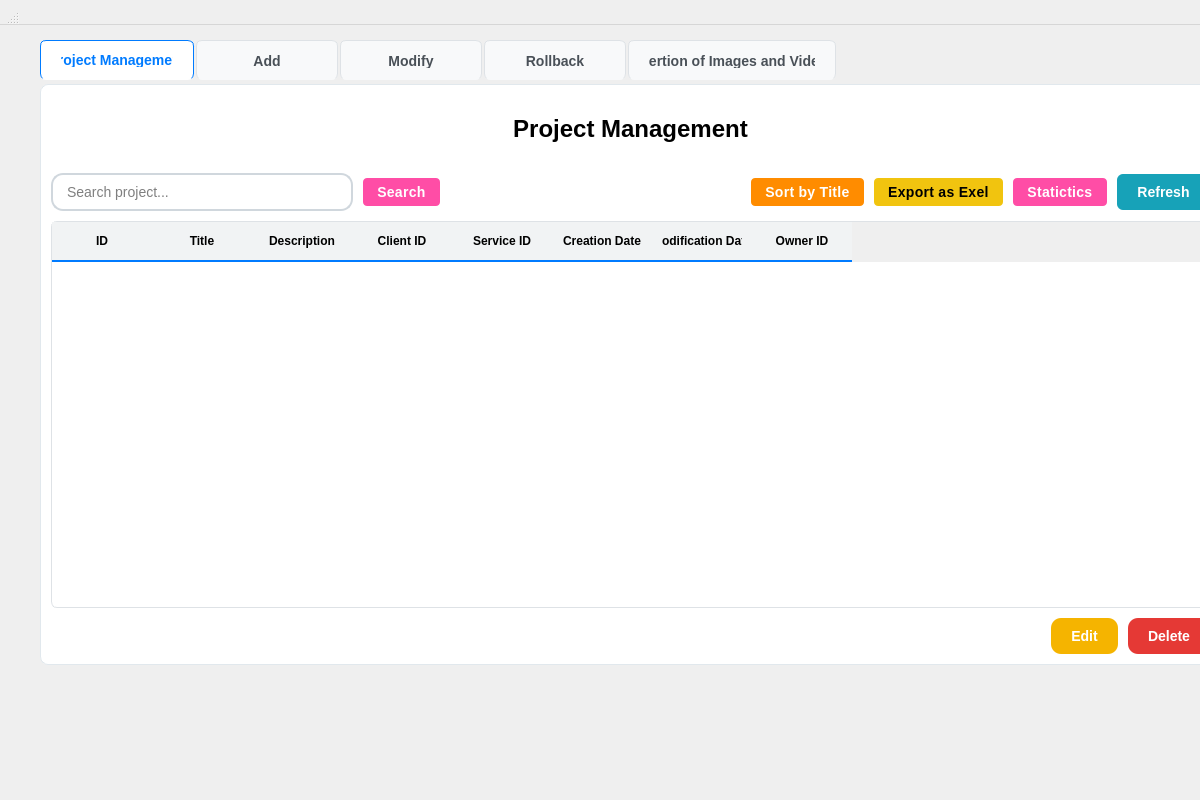
<?xml version="1.0" encoding="UTF-8"?>
<ui version="4.0">
 <class>ProjectWidget</class>
 <widget class="QWidget" name="ProjectWidget">
  <property name="geometry">
   <rect>
    <x>0</x>
    <y>0</y>
    <width>1200</width>
    <height>800</height>
   </rect>
  </property>
  <property name="styleSheet">
   <string>QMainWindow {
    background-color: #f8f9fa;
    font-family: 'Segoe UI', Arial, sans-serif;
}

QTabWidget::pane {
    border: 1px solid #e1e8ed;
    border-radius: 8px;
    background-color: #ffffff;
    margin-top: 4px;
}

QTabWidget::tab-bar {
    alignment: left;
}

QTabBar::tab {
    background-color: #f8f9fa;
    border: 1px solid #dee2e6;
    border-bottom: none;
    border-radius: 6px 6px 0 0;
    padding: 12px 20px;
    margin-right: 2px;
    font-weight: 700;
    color: #495057;
    font-size: 14px;
    min-width: 100px;
}

QTabBar::tab:selected {
    background-color: #ffffff;
    color: #007bff;
    border-color: #007bff;
    border-bottom: 1px solid #ffffff;
}

QTableWidget {
    gridline-color: #e9ecef;
    background-color: #ffffff;
    alternate-background-color: #f8f9fa;
    border: 1px solid #dee2e6;
    border-radius: 6px;
    color: #000000;
}

QTableWidget::item {
    padding: 8px;
    border-bottom: 1px solid #e9ecef;
    color: #000000;
}

QTableWidget::item:selected {
    background-color: #e3f2fd;
    color: #000000;
}

QHeaderView::section {
    background-color: #f1f3f4;
    padding: 10px;
    border: none;
    border-bottom: 2px solid #007bff;
    font-weight: 600;
    color: #000000;
}

QPushButton {
    background-color: #007bff;
    color: white;
    border: none;
    padding: 10px 20px;
    border-radius: 6px;
    font-weight: 600;
    font-size: 14px;
}

QPushButton#exportCsvBtn {
    background-color: #28a745;
    color: white;
}

QPushButton#exportCsvBtn:hover {
    background-color: #218838;
}

QPushButton#btnSortByName {
    background-color: #17a2b8;
    color: white;
}

QPushButton#btnSortByName:hover {
    background-color: #138496;
}

QPushButton#btnEditService {
    background-color: #f5b400;
    color: white;
    font-weight: 600;
    border-radius: 10px;
    padding: 10px 20px;
}

QPushButton#btnEditService:hover {
    background-color: #e0a800;
}

QPushButton#btnEditService:disabled {
    background-color: #6c757d;
    color: #ffffff;
}

QPushButton#btnDeleteService {
    background-color: #e53935;
    color: white;
    border-radius: 10px;
    padding: 10px 20px;
}

QPushButton#btnDeleteService:hover {
    background-color: #c62828;
}

QPushButton#btnDeleteService:disabled {
    background-color: #6c757d;
    color: #ffffff;
}

QLineEdit, QTextEdit, QComboBox {
    padding: 8px 12px;
    border: 2px solid #d0d7dd;
    border-radius: 12px;
    background-color: #ffffff;
    color: #000000;
    font-size: 14px;
}

QLineEdit:hover {
    border: 2px solid #4da3ff;
}

QLineEdit:focus {
    border: 2px solid #007bff;
    outline: none;
}

QLabel {
    color: #000000;
    font-size: 14px;
    font-weight: 500;
}

QLabel#headerTitle {
    font-size: 24px;
    font-weight: 700;
    color: #000000;
    padding: 20px 0;
}

QLabel#headerTitle:hover {
    color: #1e88ff;
}
</string>
  </property>
  <widget class="QWidget" name="centralwidget">
   <property name="geometry">
    <rect>
     <x>10</x>
     <y>20</y>
     <width>1241</width>
     <height>665</height>
    </rect>
   </property>
   <layout class="QVBoxLayout" name="mainLayout">
    <property name="spacing">
     <number>20</number>
    </property>
    <property name="leftMargin">
     <number>30</number>
    </property>
    <property name="topMargin">
     <number>20</number>
    </property>
    <property name="rightMargin">
     <number>30</number>
    </property>
    <property name="bottomMargin">
     <number>20</number>
    </property>
    <item>
     <widget class="QTabWidget" name="projectTabWidget">
      <property name="currentIndex">
       <number>0</number>
      </property>
      <widget class="QWidget" name="projectManagementTab">
       <attribute name="icon">
        <iconset resource="../resources.qrc">
         <normaloff>:/resources/icons/clients.svg</normaloff>:/resources/icons/clients.svg</iconset>
       </attribute>
       <attribute name="title">
        <string>Project Management</string>
       </attribute>
       <layout class="QVBoxLayout" name="projectManagementLayout">
        <property name="spacing">
         <number>10</number>
        </property>
        <property name="leftMargin">
         <number>10</number>
        </property>
        <property name="topMargin">
         <number>10</number>
        </property>
        <property name="rightMargin">
         <number>10</number>
        </property>
        <property name="bottomMargin">
         <number>10</number>
        </property>
        <item>
         <widget class="QLabel" name="headerTitle">
          <property name="text">
           <string>Project Management</string>
          </property>
          <property name="alignment">
           <set>Qt::AlignmentFlag::AlignCenter</set>
          </property>
         </widget>
        </item>
        <item>
         <layout class="QHBoxLayout" name="topControlsLayout">
          <item>
           <widget class="QLineEdit" name="searchServices">
            <property name="minimumSize">
             <size>
              <width>250</width>
              <height>0</height>
             </size>
            </property>
            <property name="placeholderText">
             <string>Search project...</string>
            </property>
            <property name="clearButtonEnabled">
             <bool>true</bool>
            </property>
           </widget>
          </item>
          <item>
           <widget class="QPushButton" name="searchprojet">
            <property name="styleSheet">
             <string notr="true">QPushButton {
    background-color: #ff4da6;      /* Rose vif */
    color: white;
    border: none;
    border-radius: 4px;             /* Rectangle avec léger arrondi */
    padding: 6px 14px;              /* Taille normale */
    font-weight: 600;
    font-family: 'Poppins', 'Segoe UI', Arial, sans-serif;
    letter-spacing: 0.3px;
    transition: all 0.2s ease-in-out;
}

QPushButton:hover {
    background-color: #ff1f8f;      /* Rose plus foncé */
    box-shadow: 0 4px 14px rgba(255, 77, 166, 0.5);
    transform: translateY(-2px);
}

QPushButton:pressed {
    background-color: #e60073;      /* Rose profond */
    transform: translateY(0px);
    box-shadow: 0 2px 6px rgba(255, 77, 166, 0.3);
}
</string>
            </property>
            <property name="text">
             <string>Search</string>
            </property>
            <property name="iconSize">
             <size>
              <width>16</width>
              <height>16</height>
             </size>
            </property>
           </widget>
          </item>
          <item>
           <spacer name="topControlsSpacer">
            <property name="orientation">
             <enum>Qt::Orientation::Horizontal</enum>
            </property>
            <property name="sizeHint" stdset="0">
             <size>
              <width>40</width>
              <height>20</height>
             </size>
            </property>
           </spacer>
          </item>
          <item>
           <widget class="QPushButton" name="sortbytitle">
            <property name="styleSheet">
             <string notr="true">QPushButton {
    background-color: #ff8c00;      /* Orange */
    color: white;
    border: none;
    border-radius: 4px;             /* Rectangle léger */
    padding: 6px 14px;              /* Taille normale */
    font-weight: 600;
    font-family: 'Poppins', 'Segoe UI', Arial, sans-serif;
    letter-spacing: 0.3px;
    transition: all 0.2s ease-in-out;
}

QPushButton:hover {
    background-color: #e67e00;      /* Orange plus foncé au hover */
    box-shadow: 0 4px 14px rgba(255, 140, 0, 0.45);
    transform: translateY(-2px);
}

QPushButton:pressed {
    background-color: #cc6f00;      /* Orange profond */
    transform: translateY(0px);
    box-shadow: 0 2px 6px rgba(255, 140, 0, 0.3);
}
</string>
            </property>
            <property name="text">
             <string>Sort by Title</string>
            </property>
            <property name="icon">
             <iconset resource="../resources.qrc">
              <normaloff>:/resources/icons/sort.svg</normaloff>:/resources/icons/sort.svg</iconset>
            </property>
            <property name="iconSize">
             <size>
              <width>16</width>
              <height>16</height>
             </size>
            </property>
           </widget>
          </item>
          <item>
           <widget class="QPushButton" name="exportexel">
            <property name="styleSheet">
             <string notr="true">QPushButton {
    background-color: #f1c40f;      /* Jaune vif / gold */
    color: black;                   /* Meilleure lisibilité sur jaune */
    border: none;
    border-radius: 4px;             /* Rectangle léger */
    padding: 6px 14px;              /* Taille normale */
    font-weight: 600;
    font-family: 'Poppins', 'Segoe UI', Arial, sans-serif;
    letter-spacing: 0.3px;
    transition: all 0.2s ease-in-out;
}

QPushButton:hover {
    background-color: #d4ac0d;      /* Jaune foncé au hover */
    box-shadow: 0 4px 14px rgba(241, 196, 15, 0.45);
    transform: translateY(-2px);
}

QPushButton:pressed {
    background-color: #b7950b;      /* Jaune profond */
    transform: translateY(0px);
    box-shadow: 0 2px 6px rgba(241, 196, 15, 0.3);
}
</string>
            </property>
            <property name="text">
             <string>Export as Exel</string>
            </property>
            <property name="iconSize">
             <size>
              <width>16</width>
              <height>16</height>
             </size>
            </property>
           </widget>
          </item>
          <item>
           <widget class="QPushButton" name="statistics">
            <property name="styleSheet">
             <string notr="true">QPushButton {
    background-color: #ff4da6;      /* Rose vif */
    color: white;
    border: none;
    border-radius: 4px;             /* Rectangle avec léger arrondi */
    padding: 6px 14px;              /* Taille normale */
    font-weight: 600;
    font-family: 'Poppins', 'Segoe UI', Arial, sans-serif;
    letter-spacing: 0.3px;
    transition: all 0.2s ease-in-out;
}

QPushButton:hover {
    background-color: #ff1f8f;      /* Rose plus foncé */
    box-shadow: 0 4px 14px rgba(255, 77, 166, 0.5);
    transform: translateY(-2px);
}

QPushButton:pressed {
    background-color: #e60073;      /* Rose profond */
    transform: translateY(0px);
    box-shadow: 0 2px 6px rgba(255, 77, 166, 0.3);
}
</string>
            </property>
            <property name="text">
             <string>Statictics</string>
            </property>
            <property name="iconSize">
             <size>
              <width>16</width>
              <height>16</height>
             </size>
            </property>
           </widget>
          </item>
          <item>
           <widget class="QPushButton" name="btnSortByName">
            <property name="text">
             <string>Refresh</string>
            </property>
            <property name="icon">
             <iconset resource="../resources.qrc">
              <normaloff>:/resources/icons/sort.svg</normaloff>:/resources/icons/sort.svg</iconset>
            </property>
            <property name="iconSize">
             <size>
              <width>16</width>
              <height>16</height>
             </size>
            </property>
           </widget>
          </item>
         </layout>
        </item>
        <item>
         <widget class="QTableWidget" name="projectTableWidget">
          <property name="columnCount">
           <number>8</number>
          </property>
          <column>
           <property name="text">
            <string>ID</string>
           </property>
           <property name="font">
            <font>
             <bold>true</bold>
            </font>
           </property>
          </column>
          <column>
           <property name="text">
            <string>Title</string>
           </property>
           <property name="font">
            <font>
             <bold>true</bold>
            </font>
           </property>
          </column>
          <column>
           <property name="text">
            <string>Description</string>
           </property>
           <property name="font">
            <font>
             <bold>true</bold>
            </font>
           </property>
          </column>
          <column>
           <property name="text">
            <string>Client ID</string>
           </property>
           <property name="font">
            <font>
             <bold>true</bold>
            </font>
           </property>
          </column>
          <column>
           <property name="text">
            <string>Service ID</string>
           </property>
           <property name="font">
            <font>
             <bold>true</bold>
            </font>
           </property>
          </column>
          <column>
           <property name="text">
            <string>Creation Date</string>
           </property>
           <property name="font">
            <font>
             <bold>true</bold>
            </font>
           </property>
          </column>
          <column>
           <property name="text">
            <string>Modification Date</string>
           </property>
           <property name="font">
            <font>
             <bold>true</bold>
            </font>
           </property>
          </column>
          <column>
           <property name="text">
            <string>Owner ID</string>
           </property>
           <property name="font">
            <font>
             <bold>true</bold>
            </font>
           </property>
          </column>
         </widget>
        </item>
        <item>
         <layout class="QHBoxLayout" name="projectButtonsLayout">
          <item>
           <spacer name="projectButtonsSpacer">
            <property name="orientation">
             <enum>Qt::Orientation::Horizontal</enum>
            </property>
            <property name="sizeHint" stdset="0">
             <size>
              <width>40</width>
              <height>20</height>
             </size>
            </property>
           </spacer>
          </item>
          <item>
           <widget class="QPushButton" name="btnEditService">
            <property name="text">
             <string>Edit</string>
            </property>
            <property name="icon">
             <iconset resource="../resources.qrc">
              <normaloff>:/resources/icons/modify.svg</normaloff>:/resources/icons/modify.svg</iconset>
            </property>
            <property name="iconSize">
             <size>
              <width>16</width>
              <height>16</height>
             </size>
            </property>
           </widget>
          </item>
          <item>
           <widget class="QPushButton" name="btnDeleteService">
            <property name="text">
             <string>Delete</string>
            </property>
            <property name="icon">
             <iconset resource="../resources.qrc">
              <normaloff>:/resources/icons/delete.svg</normaloff>:/resources/icons/delete.svg</iconset>
            </property>
            <property name="iconSize">
             <size>
              <width>16</width>
              <height>16</height>
             </size>
            </property>
           </widget>
          </item>
         </layout>
        </item>
       </layout>
      </widget>
      <widget class="QWidget" name="addTab">
       <attribute name="icon">
        <iconset resource="../resources.qrc">
         <normaloff>:/resources/icons/add.svg</normaloff>:/resources/icons/add.svg</iconset>
       </attribute>
       <attribute name="title">
        <string>Add</string>
       </attribute>
       <layout class="QVBoxLayout" name="addLayout">
        <property name="spacing">
         <number>15</number>
        </property>
        <property name="leftMargin">
         <number>20</number>
        </property>
        <property name="topMargin">
         <number>20</number>
        </property>
        <property name="rightMargin">
         <number>20</number>
        </property>
        <property name="bottomMargin">
         <number>20</number>
        </property>
        <item>
         <widget class="QLabel" name="addLabel">
          <property name="text">
           <string>Add New Project</string>
          </property>
          <property name="alignment">
           <set>Qt::AlignmentFlag::AlignCenter</set>
          </property>
         </widget>
        </item>
        <item>
         <layout class="QFormLayout" name="addFormLayout">
          <item row="0" column="0">
           <widget class="QLabel" name="addTitleLabel">
            <property name="text">
             <string>Title</string>
            </property>
           </widget>
          </item>
          <item row="0" column="1">
           <widget class="QLineEdit" name="addTitleEdit">
            <property name="placeholderText">
             <string>Enter project title</string>
            </property>
           </widget>
          </item>
          <item row="1" column="0">
           <widget class="QLabel" name="addDescriptionLabel">
            <property name="text">
             <string>Description</string>
            </property>
           </widget>
          </item>
          <item row="1" column="1">
           <widget class="QTextEdit" name="addDescriptionEdit">
            <property name="placeholderText">
             <string>Enter project description</string>
            </property>
           </widget>
          </item>
          <item row="2" column="0">
           <widget class="QLabel" name="addClientIdLabel">
            <property name="text">
             <string>Client ID</string>
            </property>
           </widget>
          </item>
          <item row="2" column="1">
           <widget class="QLineEdit" name="addClientIdEdit">
            <property name="placeholderText">
             <string>Enter client ID (optional)</string>
            </property>
           </widget>
          </item>
          <item row="3" column="0">
           <widget class="QLabel" name="addServiceIdLabel">
            <property name="text">
             <string>Service ID</string>
            </property>
           </widget>
          </item>
          <item row="3" column="1">
           <widget class="QLineEdit" name="addServiceIdEdit">
            <property name="placeholderText">
             <string>Enter service ID (optional)</string>
            </property>
           </widget>
          </item>
          <item row="4" column="0">
           <widget class="QLabel" name="addCreationDateLabel">
            <property name="text">
             <string>Creation Date</string>
            </property>
           </widget>
          </item>
          <item row="4" column="1">
           <widget class="QDateEdit" name="addCreationDateEdit">
            <property name="date">
             <date>
              <year>2024</year>
              <month>11</month>
              <day>8</day>
             </date>
            </property>
           </widget>
          </item>
          <item row="5" column="0">
           <widget class="QLabel" name="addModificationDateLabel">
            <property name="text">
             <string>Modification Date</string>
            </property>
           </widget>
          </item>
          <item row="5" column="1">
           <widget class="QDateEdit" name="addModificationDateEdit">
            <property name="date">
             <date>
              <year>2024</year>
              <month>11</month>
              <day>8</day>
             </date>
            </property>
           </widget>
          </item>
         </layout>
        </item>
        <item>
         <layout class="QHBoxLayout" name="addButtonLayout">
          <item>
           <spacer name="addButtonSpacer">
            <property name="orientation">
             <enum>Qt::Orientation::Horizontal</enum>
            </property>
            <property name="sizeHint" stdset="0">
             <size>
              <width>40</width>
              <height>20</height>
             </size>
            </property>
           </spacer>
          </item>
          <item>
           <widget class="QPushButton" name="addServiceBtn">
            <property name="text">
             <string>Add</string>
            </property>
            <property name="icon">
             <iconset resource="../resources.qrc">
              <normaloff>:/resources/icons/add.svg</normaloff>:/resources/icons/add.svg</iconset>
            </property>
           </widget>
          </item>
         </layout>
        </item>
        <item>
         <spacer name="addVerticalSpacer">
          <property name="orientation">
           <enum>Qt::Orientation::Vertical</enum>
          </property>
          <property name="sizeHint" stdset="0">
           <size>
            <width>20</width>
            <height>40</height>
           </size>
          </property>
         </spacer>
        </item>
       </layout>
      </widget>
      <widget class="QWidget" name="modifyTab">
       <attribute name="icon">
        <iconset resource="../resources.qrc">
         <normaloff>:/resources/icons/calendar.svg</normaloff>:/resources/icons/calendar.svg</iconset>
       </attribute>
       <attribute name="title">
        <string>Modify</string>
       </attribute>
       <layout class="QVBoxLayout" name="modifyLayout">
        <property name="spacing">
         <number>15</number>
        </property>
        <property name="leftMargin">
         <number>20</number>
        </property>
        <property name="topMargin">
         <number>20</number>
        </property>
        <property name="rightMargin">
         <number>20</number>
        </property>
        <property name="bottomMargin">
         <number>20</number>
        </property>
        <item>
         <widget class="QLabel" name="modifyLabel">
          <property name="text">
           <string>Modify Project</string>
          </property>
          <property name="alignment">
           <set>Qt::AlignmentFlag::AlignCenter</set>
          </property>
         </widget>
        </item>
        <item>
         <layout class="QFormLayout" name="modifyFormLayout">
          <item row="0" column="0">
           <widget class="QLabel" name="modifyIdLabel">
            <property name="text">
             <string>Project ID</string>
            </property>
           </widget>
          </item>
          <item row="0" column="1">
           <widget class="QLineEdit" name="modifyIdEdit">
            <property name="placeholderText">
             <string>Enter project ID</string>
            </property>
           </widget>
          </item>
          <item row="1" column="0">
           <widget class="QLabel" name="modifyTitleLabel">
            <property name="text">
             <string>Title</string>
            </property>
           </widget>
          </item>
          <item row="1" column="1">
           <widget class="QLineEdit" name="modifyTitleEdit">
            <property name="placeholderText">
             <string>Enter project title</string>
            </property>
           </widget>
          </item>
          <item row="2" column="0">
           <widget class="QLabel" name="modifyDescriptionLabel">
            <property name="text">
             <string>Description</string>
            </property>
           </widget>
          </item>
          <item row="2" column="1">
           <widget class="QTextEdit" name="modifyDescriptionEdit">
            <property name="placeholderText">
             <string>Enter project description</string>
            </property>
           </widget>
          </item>
          <item row="3" column="0">
           <widget class="QLabel" name="modifyClientIdLabel">
            <property name="text">
             <string>Client ID</string>
            </property>
           </widget>
          </item>
          <item row="3" column="1">
           <widget class="QLineEdit" name="modifyClientIdEdit">
            <property name="placeholderText">
             <string>Enter client ID (optional)</string>
            </property>
           </widget>
          </item>
          <item row="4" column="0">
           <widget class="QLabel" name="modifyServiceIdLabel">
            <property name="text">
             <string>Service ID</string>
            </property>
           </widget>
          </item>
          <item row="4" column="1">
           <widget class="QLineEdit" name="modifyServiceIdEdit">
            <property name="placeholderText">
             <string>Enter service ID (optional)</string>
            </property>
           </widget>
          </item>
          <item row="5" column="0">
           <widget class="QLabel" name="modifyCreationDateLabel">
            <property name="text">
             <string>Creation Date</string>
            </property>
           </widget>
          </item>
          <item row="5" column="1">
           <widget class="QDateEdit" name="modifyCreationDateEdit">
            <property name="readOnly">
             <bool>true</bool>
            </property>
            <property name="date">
             <date>
              <year>2024</year>
              <month>11</month>
              <day>8</day>
             </date>
            </property>
           </widget>
          </item>
          <item row="6" column="0">
           <widget class="QLabel" name="modifyModificationDateLabel">
            <property name="text">
             <string>Modification Date</string>
            </property>
           </widget>
          </item>
          <item row="6" column="1">
           <widget class="QDateEdit" name="modifyModificationDateEdit">
            <property name="date">
             <date>
              <year>2024</year>
              <month>11</month>
              <day>8</day>
             </date>
            </property>
           </widget>
          </item>
         </layout>
        </item>
        <item>
         <layout class="QHBoxLayout" name="modifyButtonLayout">
          <item>
           <spacer name="modifyButtonSpacer">
            <property name="orientation">
             <enum>Qt::Orientation::Horizontal</enum>
            </property>
            <property name="sizeHint" stdset="0">
             <size>
              <width>40</width>
              <height>20</height>
             </size>
            </property>
           </spacer>
          </item>
          <item>
           <widget class="QPushButton" name="modifyServiceBtn">
            <property name="text">
             <string>Update</string>
            </property>
            <property name="icon">
             <iconset resource="../resources.qrc">
              <normaloff>:/resources/icons/modify.svg</normaloff>:/resources/icons/modify.svg</iconset>
            </property>
           </widget>
          </item>
         </layout>
        </item>
        <item>
         <spacer name="modifyVerticalSpacer">
          <property name="orientation">
           <enum>Qt::Orientation::Vertical</enum>
          </property>
          <property name="sizeHint" stdset="0">
           <size>
            <width>20</width>
            <height>40</height>
           </size>
          </property>
         </spacer>
        </item>
       </layout>
      </widget>
      <widget class="QWidget" name="Rollback">
       <attribute name="title">
        <string>Rollback</string>
       </attribute>
       <layout class="QVBoxLayout" name="rollbackLayout">
        <property name="spacing">
         <number>10</number>
        </property>
        <item>
         <widget class="QLabel" name="rollbackLabel">
          <property name="text">
           <string>Rollback / History</string>
          </property>
          <property name="alignment">
           <set>Qt::AlignmentFlag::AlignCenter</set>
          </property>
         </widget>
        </item>
        <item>
         <widget class="QListWidget" name="rollbackList">
          <property name="alternatingRowColors">
           <bool>true</bool>
          </property>
         </widget>
        </item>
        <item>
         <layout class="QHBoxLayout" name="rollbackButtonsLayout">
          <item>
           <widget class="QLineEdit" name="rollbackNewEntryEdit">
            <property name="placeholderText">
             <string>Enter a history action to store</string>
            </property>
           </widget>
          </item>
          <item>
           <widget class="QPushButton" name="rollbackAddBtn">
            <property name="text">
             <string>Add</string>
            </property>
           </widget>
          </item>
          <item>
           <widget class="QPushButton" name="rollbackDoBtn">
            <property name="text">
             <string>Rollback Last</string>
            </property>
           </widget>
          </item>
          <item>
           <widget class="QPushButton" name="rollbackClearBtn">
            <property name="text">
             <string>Clear</string>
            </property>
           </widget>
          </item>
         </layout>
        </item>
       </layout>
      </widget>
      <widget class="QWidget" name="Insertion">
       <attribute name="title">
        <string>Insertion of Images and Videos</string>
       </attribute>
       <layout class="QVBoxLayout" name="insertionLayout">
        <property name="spacing">
         <number>10</number>
        </property>
        <item>
         <widget class="QLabel" name="insertionLabel">
          <property name="text">
           <string>Media Insertion (images &amp; videos)</string>
          </property>
          <property name="alignment">
           <set>Qt::AlignmentFlag::AlignCenter</set>
          </property>
         </widget>
        </item>
        <item>
         <layout class="QHBoxLayout" name="insertionTopLayout">
          <item>
           <widget class="QListWidget" name="insertionList">
            <property name="minimumSize">
             <size>
              <width>240</width>
              <height>0</height>
             </size>
            </property>
            <property name="maximumSize">
             <size>
              <width>360</width>
              <height>16777215</height>
             </size>
            </property>
            <property name="alternatingRowColors">
             <bool>true</bool>
            </property>
           </widget>
          </item>
          <item>
           <layout class="QVBoxLayout" name="insertionPreviewLayout">
            <property name="spacing">
             <number>8</number>
            </property>
            <item>
             <widget class="QFrame" name="insertionPreviewFrame">
              <property name="minimumSize">
               <size>
                <width>500</width>
                <height>360</height>
               </size>
              </property>
              <property name="frameShape">
               <enum>QFrame::Shape::StyledPanel</enum>
              </property>
              <property name="frameShadow">
               <enum>QFrame::Shadow::Raised</enum>
              </property>
              <layout class="QVBoxLayout" name="previewFrameLayout">
               <item>
                <widget class="QLabel" name="insertionPreview">
                 <property name="enabled">
                  <bool>true</bool>
                 </property>
                 <property name="minimumSize">
                  <size>
                   <width>500</width>
                   <height>360</height>
                  </size>
                 </property>
                 <property name="text">
                  <string>Preview</string>
                 </property>
                 <property name="scaledContents">
                  <bool>false</bool>
                 </property>
                 <property name="alignment">
                  <set>Qt::AlignmentFlag::AlignCenter</set>
                 </property>
                 <property name="wordWrap">
                  <bool>false</bool>
                 </property>
                </widget>
               </item>
              </layout>
             </widget>
            </item>
            <item>
             <layout class="QHBoxLayout" name="videoControlsLayout">
              <item>
               <widget class="QPushButton" name="insertionPlayBtn">
                <property name="text">
                 <string>Play</string>
                </property>
               </widget>
              </item>
              <item>
               <widget class="QSlider" name="insertionSlider">
                <property name="orientation">
                 <enum>Qt::Orientation::Horizontal</enum>
                </property>
               </widget>
              </item>
             </layout>
            </item>
           </layout>
          </item>
         </layout>
        </item>
        <item>
         <layout class="QHBoxLayout" name="insertionButtonsLayout">
          <item>
           <widget class="QPushButton" name="insertionAddBtn">
            <property name="text">
             <string>Import Media...</string>
            </property>
           </widget>
          </item>
          <item>
           <widget class="QPushButton" name="insertionRemoveBtn">
            <property name="text">
             <string>Remove Selected</string>
            </property>
           </widget>
          </item>
          <item>
           <widget class="QPushButton" name="insertionClearBtn">
            <property name="text">
             <string>Clear All</string>
            </property>
           </widget>
          </item>
         </layout>
        </item>
       </layout>
      </widget>
     </widget>
    </item>
   </layout>
  </widget>
  <widget class="QMenuBar" name="menubar">
   <property name="geometry">
    <rect>
     <x>0</x>
     <y>0</y>
     <width>1200</width>
     <height>25</height>
    </rect>
   </property>
  </widget>
  <widget class="QStatusBar" name="statusbar">
   <property name="geometry">
    <rect>
     <x>0</x>
     <y>0</y>
     <width>20</width>
     <height>25</height>
    </rect>
   </property>
  </widget>
 </widget>
 <resources>
  <include location="../resources.qrc"/>
 </resources>
 <connections/>
</ui>
